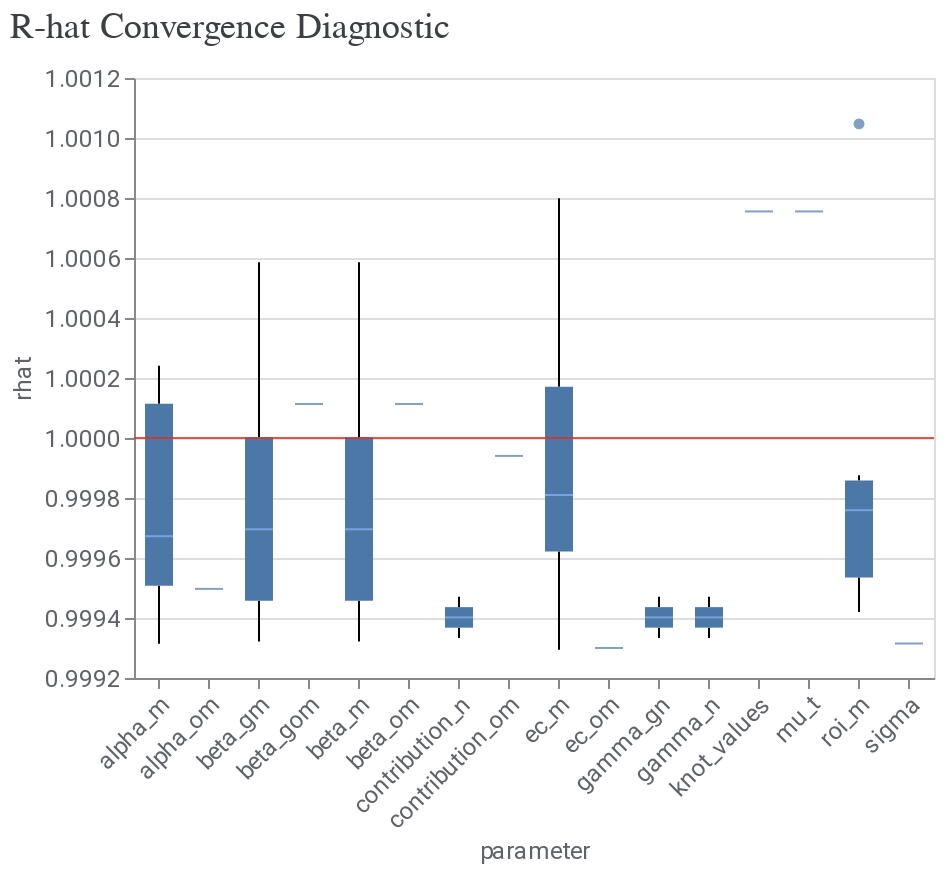

The notebook cell this image was saved under:
### Code cell
model_diagnostics = visualizer.ModelDiagnostics(mmm)
model_diagnostics.plot_rhat_boxplot()

### Figure 1 — Vega-Lite specification as saved in the notebook (floating-point values rounded to 4 significant figures; data arrays with more than 128 entries replaced by an {"elided": "..."} marker saying what was removed)
{"config": {"view": {"continuousWidth": 300, "continuousHeight": 300}, "axis": {"labelColor": "#5F6368", "labelFont": "Roboto", "labelFontSize": 12, "titleColor": "#5F6368", "titleFont": "Roboto", "titleFontSize": 12, "titleFontWeight": "normal"}}, "layer": [{"data": {"name": "data-bc05a88e779ffec66df8b6e3be2afce5"}, "mark": {"type": "boxplot", "median": {"color": "#8AB4F8"}, "outliers": {"filled": true}}, "encoding": {"x": {"axis": {"labelAngle": -45}, "field": "parameter", "type": "nominal"}, "y": {"field": "rhat", "scale": {"zero": false}, "type": "quantitative"}}}, {"data": {"name": "empty"}, "mark": {"type": "rule", "color": "#D93025", "opacity": 0.8}, "encoding": {"y": {"datum": 1}}}], "title": {"text": "R-hat Convergence Diagnostic", "anchor": "start", "color": "#3C4043", "font": "Google Sans Display", "fontSize": 18, "fontWeight": "normal", "offset": 10}, "width": 400, "$schema": "https://vega.github.io/schema/vega-lite/v5.20.1.json", "datasets": {"data-bc05a88e779ffec66df8b6e3be2afce5": {"elided": "148 records"}, "empty": [{}]}}
